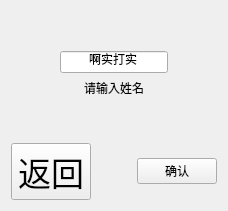
         <widget class="QWidget" name="tab">
          <property name="enabled">
           <bool>true</bool>
          </property>
          <attribute name="title">
           <string>1</string>
          </attribute>
          <layout class="QGridLayout" name="gridLayout_9">
           <item row="0" column="0">
            <layout class="QVBoxLayout" name="verticalLayout_6">
             <item>
              <spacer name="verticalSpacer_3">
               <property name="orientation">
                <enum>Qt::Vertical</enum>
               </property>
               <property name="sizeHint" stdset="0">
                <size>
                 <width>20</width>
                 <height>40</height>
                </size>
               </property>
              </spacer>
             </item>
             <item>
              <layout class="QHBoxLayout" name="horizontalLayout_4">
               <item>
                <spacer name="horizontalSpacer_6">
                 <property name="orientation">
                  <enum>Qt::Horizontal</enum>
                 </property>
                 <property name="sizeHint" stdset="0">
                  <size>
                   <width>40</width>
                   <height>20</height>
                  </size>
                 </property>
                </spacer>
               </item>
               <item>
                <layout class="QVBoxLayout" name="verticalLayout">
                 <item>
                  <widget class="QLineEdit" name="lineEdit_name">
                   <property name="text">
                    <string>啊实打实</string>
                   </property>
                   <property name="alignment">
                    <set>Qt::AlignCenter</set>
                   </property>
                  </widget>
                 </item>
                 <item>
                  <widget class="QLabel" name="label">
                   <property name="text">
                    <string>请输入姓名</string>
                   </property>
                   <property name="alignment">
                    <set>Qt::AlignCenter</set>
                   </property>
                  </widget>
                 </item>
                </layout>
               </item>
               <item>
                <spacer name="horizontalSpacer_7">
                 <property name="orientation">
                  <enum>Qt::Horizontal</enum>
                 </property>
                 <property name="sizeHint" stdset="0">
                  <size>
                   <width>40</width>
                   <height>20</height>
                  </size>
                 </property>
                </spacer>
               </item>
              </layout>
             </item>
             <item>
              <spacer name="verticalSpacer_4">
               <property name="orientation">
                <enum>Qt::Vertical</enum>
               </property>
               <property name="sizeHint" stdset="0">
                <size>
                 <width>20</width>
                 <height>40</height>
                </size>
               </property>
              </spacer>
             </item>
            </layout>
           </item>
           <item row="1" column="0">
            <layout class="QHBoxLayout" name="horizontalLayout_3">
             <item>
              <widget class="QPushButton" name="pushButton_back_1">
               <property name="font">
                <font>
                 <pointsize>25</pointsize>
                </font>
               </property>
               <property name="text">
                <string>返回</string>
               </property>
               <property name="icon">
                <iconset resource="resources.qrc">
                 <normaloff>:/images/back.png</normaloff>:/images/back.png</iconset>
               </property>
              </widget>
             </item>
             <item>
              <spacer name="horizontalSpacer_5">
               <property name="orientation">
                <enum>Qt::Horizontal</enum>
               </property>
               <property name="sizeHint" stdset="0">
                <size>
                 <width>40</width>
                 <height>20</height>
                </size>
               </property>
              </spacer>
             </item>
             <item>
              <widget class="QPushButton" name="pushButton_submit_1">
               <property name="text">
                <string>确认</string>
               </property>
               <property name="icon">
                <iconset resource="resources.qrc">
                 <normaloff>:/images/ok.png</normaloff>:/images/ok.png</iconset>
               </property>
              </widget>
             </item>
            </layout>
           </item>
          </layout>
         </widget>
